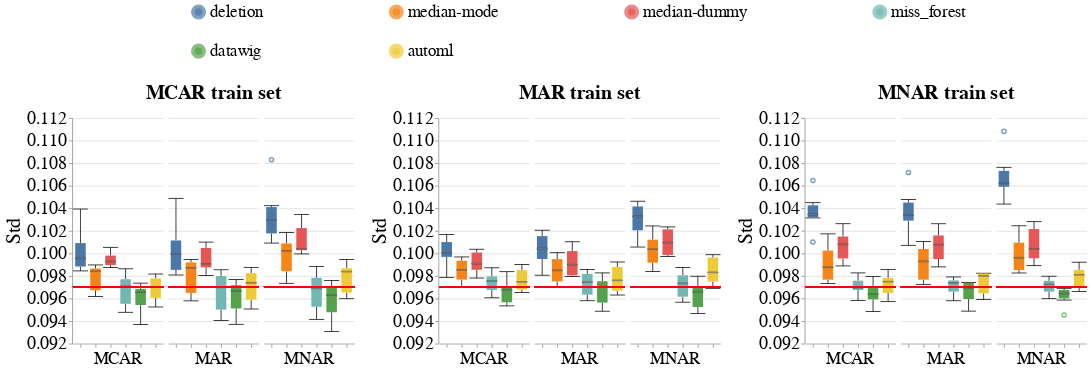

Source (notebook cell):
### Code cell
create_box_plots_for_diff_imputers_v2(dataset_name=DATASET_NAME,
                                      model_name='mlp_clf',
                                      metric_name='std',
                                      db_client=db_client)
